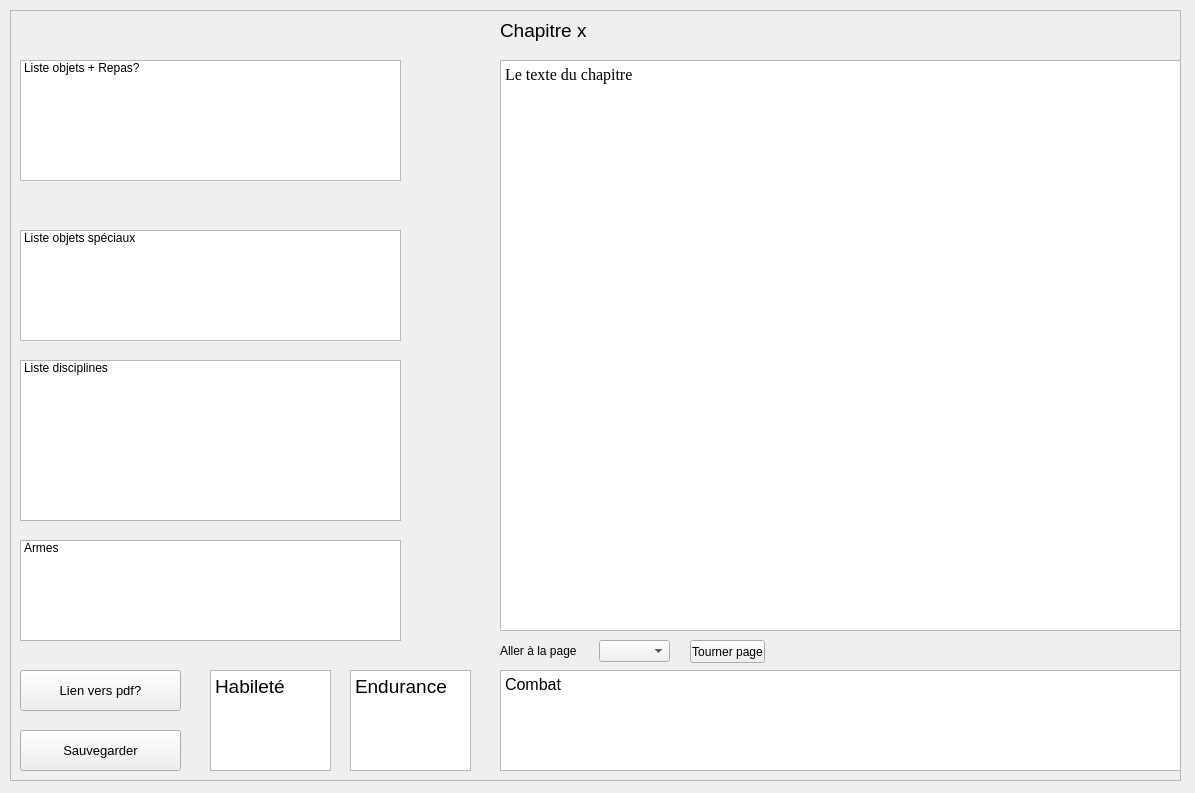
<?xml version="1.0" encoding="UTF-8"?>
<ui version="4.0">
 <class>MainWindow</class>
 <widget class="QMainWindow" name="MainWindow">
  <property name="geometry">
   <rect>
    <x>0</x>
    <y>0</y>
    <width>1195</width>
    <height>793</height>
   </rect>
  </property>
  <property name="windowTitle">
   <string>MainWindow</string>
  </property>
  <widget class="QWidget" name="centralwidget">
   <widget class="QFrame" name="frame">
    <property name="geometry">
     <rect>
      <x>10</x>
      <y>10</y>
      <width>1171</width>
      <height>771</height>
     </rect>
    </property>
    <property name="frameShape">
     <enum>QFrame::StyledPanel</enum>
    </property>
    <property name="frameShadow">
     <enum>QFrame::Raised</enum>
    </property>
    <widget class="QTextBrowser" name="textBrowser">
     <property name="geometry">
      <rect>
       <x>490</x>
       <y>50</y>
       <width>681</width>
       <height>571</height>
      </rect>
     </property>
     <property name="font">
      <font>
       <family>Times New Roman</family>
       <pointsize>10</pointsize>
      </font>
     </property>
     <property name="locale">
      <locale language="French" country="Canada"/>
     </property>
     <property name="html">
      <string>&lt;!DOCTYPE HTML PUBLIC &quot;-//W3C//DTD HTML 4.0//EN&quot; &quot;http://www.w3.org/TR/REC-html40/strict.dtd&quot;&gt;
&lt;html&gt;&lt;head&gt;&lt;meta name=&quot;qrichtext&quot; content=&quot;1&quot; /&gt;&lt;style type=&quot;text/css&quot;&gt;
p, li { white-space: pre-wrap; }
&lt;/style&gt;&lt;/head&gt;&lt;body style=&quot; font-family:'Times New Roman'; font-size:10pt; font-weight:400; font-style:normal;&quot;&gt;
&lt;p style=&quot; margin-top:0px; margin-bottom:0px; margin-left:0px; margin-right:0px; -qt-block-indent:0; text-indent:0px;&quot;&gt;&lt;span style=&quot; font-family:'MS Shell Dlg 2'; font-size:12pt;&quot;&gt;Le texte du chapitre&lt;/span&gt;&lt;/p&gt;
&lt;p style=&quot;-qt-paragraph-type:empty; margin-top:0px; margin-bottom:0px; margin-left:0px; margin-right:0px; -qt-block-indent:0; text-indent:0px; font-family:'MS Shell Dlg 2'; font-size:12pt;&quot;&gt;&lt;br /&gt;&lt;/p&gt;&lt;/body&gt;&lt;/html&gt;</string>
     </property>
    </widget>
    <widget class="QLabel" name="labelChapitre">
     <property name="geometry">
      <rect>
       <x>490</x>
       <y>0</y>
       <width>541</width>
       <height>41</height>
      </rect>
     </property>
     <property name="font">
      <font>
       <pointsize>14</pointsize>
      </font>
     </property>
     <property name="text">
      <string>Chapitre x</string>
     </property>
    </widget>
    <widget class="QListWidget" name="listObjets">
     <property name="geometry">
      <rect>
       <x>10</x>
       <y>50</y>
       <width>381</width>
       <height>121</height>
      </rect>
     </property>
     <item>
      <property name="text">
       <string>Liste objets + Repas?</string>
      </property>
     </item>
    </widget>
    <widget class="QListWidget" name="listObjetsSpeciaux">
     <property name="geometry">
      <rect>
       <x>10</x>
       <y>220</y>
       <width>381</width>
       <height>111</height>
      </rect>
     </property>
     <item>
      <property name="text">
       <string>Liste objets spéciaux</string>
      </property>
     </item>
    </widget>
    <widget class="QListWidget" name="listDisciplines">
     <property name="geometry">
      <rect>
       <x>10</x>
       <y>350</y>
       <width>381</width>
       <height>161</height>
      </rect>
     </property>
     <item>
      <property name="text">
       <string>Liste disciplines</string>
      </property>
     </item>
    </widget>
    <widget class="QPushButton" name="pushLienPDF">
     <property name="geometry">
      <rect>
       <x>10</x>
       <y>660</y>
       <width>161</width>
       <height>41</height>
      </rect>
     </property>
     <property name="font">
      <font>
       <pointsize>10</pointsize>
      </font>
     </property>
     <property name="text">
      <string>Lien vers pdf?</string>
     </property>
    </widget>
    <widget class="QTextEdit" name="textEditCombat">
     <property name="geometry">
      <rect>
       <x>490</x>
       <y>660</y>
       <width>681</width>
       <height>101</height>
      </rect>
     </property>
     <property name="html">
      <string>&lt;!DOCTYPE HTML PUBLIC &quot;-//W3C//DTD HTML 4.0//EN&quot; &quot;http://www.w3.org/TR/REC-html40/strict.dtd&quot;&gt;
&lt;html&gt;&lt;head&gt;&lt;meta name=&quot;qrichtext&quot; content=&quot;1&quot; /&gt;&lt;style type=&quot;text/css&quot;&gt;
p, li { white-space: pre-wrap; }
&lt;/style&gt;&lt;/head&gt;&lt;body style=&quot; font-family:'MS Shell Dlg 2'; font-size:8pt; font-weight:400; font-style:normal;&quot;&gt;
&lt;p style=&quot; margin-top:0px; margin-bottom:0px; margin-left:0px; margin-right:0px; -qt-block-indent:0; text-indent:0px;&quot;&gt;&lt;span style=&quot; font-size:12pt;&quot;&gt;Combat&lt;/span&gt;&lt;/p&gt;&lt;/body&gt;&lt;/html&gt;</string>
     </property>
    </widget>
    <widget class="QTextEdit" name="textEditEndurance">
     <property name="geometry">
      <rect>
       <x>340</x>
       <y>660</y>
       <width>121</width>
       <height>101</height>
      </rect>
     </property>
     <property name="html">
      <string>&lt;!DOCTYPE HTML PUBLIC &quot;-//W3C//DTD HTML 4.0//EN&quot; &quot;http://www.w3.org/TR/REC-html40/strict.dtd&quot;&gt;
&lt;html&gt;&lt;head&gt;&lt;meta name=&quot;qrichtext&quot; content=&quot;1&quot; /&gt;&lt;style type=&quot;text/css&quot;&gt;
p, li { white-space: pre-wrap; }
&lt;/style&gt;&lt;/head&gt;&lt;body style=&quot; font-family:'MS Shell Dlg 2'; font-size:8pt; font-weight:400; font-style:normal;&quot;&gt;
&lt;p style=&quot; margin-top:0px; margin-bottom:0px; margin-left:0px; margin-right:0px; -qt-block-indent:0; text-indent:0px;&quot;&gt;&lt;span style=&quot; font-size:14pt;&quot;&gt;Endurance&lt;/span&gt;&lt;/p&gt;
&lt;p style=&quot;-qt-paragraph-type:empty; margin-top:0px; margin-bottom:0px; margin-left:0px; margin-right:0px; -qt-block-indent:0; text-indent:0px; font-size:14pt;&quot;&gt;&lt;br /&gt;&lt;/p&gt;&lt;/body&gt;&lt;/html&gt;</string>
     </property>
    </widget>
    <widget class="QTextEdit" name="textEditHabilete">
     <property name="geometry">
      <rect>
       <x>200</x>
       <y>660</y>
       <width>121</width>
       <height>101</height>
      </rect>
     </property>
     <property name="html">
      <string>&lt;!DOCTYPE HTML PUBLIC &quot;-//W3C//DTD HTML 4.0//EN&quot; &quot;http://www.w3.org/TR/REC-html40/strict.dtd&quot;&gt;
&lt;html&gt;&lt;head&gt;&lt;meta name=&quot;qrichtext&quot; content=&quot;1&quot; /&gt;&lt;style type=&quot;text/css&quot;&gt;
p, li { white-space: pre-wrap; }
&lt;/style&gt;&lt;/head&gt;&lt;body style=&quot; font-family:'MS Shell Dlg 2'; font-size:8pt; font-weight:400; font-style:normal;&quot;&gt;
&lt;p style=&quot; margin-top:0px; margin-bottom:0px; margin-left:0px; margin-right:0px; -qt-block-indent:0; text-indent:0px;&quot;&gt;&lt;span style=&quot; font-size:14pt;&quot;&gt;Habileté&lt;/span&gt;&lt;/p&gt;&lt;/body&gt;&lt;/html&gt;</string>
     </property>
    </widget>
    <widget class="QListWidget" name="listArmes">
     <property name="geometry">
      <rect>
       <x>10</x>
       <y>530</y>
       <width>381</width>
       <height>101</height>
      </rect>
     </property>
     <item>
      <property name="text">
       <string>Armes</string>
      </property>
     </item>
    </widget>
    <widget class="QPushButton" name="pushSave">
     <property name="geometry">
      <rect>
       <x>10</x>
       <y>720</y>
       <width>161</width>
       <height>41</height>
      </rect>
     </property>
     <property name="font">
      <font>
       <pointsize>10</pointsize>
      </font>
     </property>
     <property name="text">
      <string>Sauvegarder</string>
     </property>
    </widget>
    <widget class="QComboBox" name="comboBoxPagesSuivantes">
     <property name="geometry">
      <rect>
       <x>589</x>
       <y>630</y>
       <width>71</width>
       <height>22</height>
      </rect>
     </property>
    </widget>
    <widget class="QLabel" name="labelAllerPage">
     <property name="geometry">
      <rect>
       <x>490</x>
       <y>630</y>
       <width>101</width>
       <height>21</height>
      </rect>
     </property>
     <property name="text">
      <string>Aller à la page</string>
     </property>
    </widget>
    <widget class="QPushButton" name="pushButtonTournerPage">
     <property name="geometry">
      <rect>
       <x>680</x>
       <y>630</y>
       <width>75</width>
       <height>23</height>
      </rect>
     </property>
     <property name="text">
      <string>Tourner page</string>
     </property>
    </widget>
   </widget>
  </widget>
 </widget>
 <resources/>
 <connections/>
</ui>
